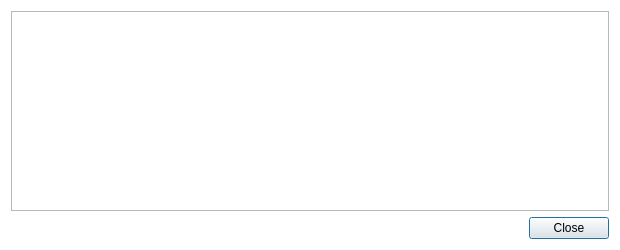
<?xml version="1.0" encoding="UTF-8"?>
<ui version="4.0">
 <class>TransactionDescDialog</class>
 <widget class="QDialog" name="TransactionDescDialog">
  <property name="geometry">
   <rect>
    <x>0</x>
    <y>0</y>
    <width>620</width>
    <height>250</height>
   </rect>
  </property>
  <property name="windowTitle">
   <string>Transaction details</string>
  </property>
  <property name="styleSheet">
   <string notr="true">QDialog { background: transparent; }</string>
  </property>
  <layout class="QVBoxLayout" name="verticalLayout">
   <item>
    <widget class="QTextEdit" name="detailText">
     <property name="toolTip">
      <string>This pane shows a detailed description of the transaction</string>
     </property>
     <property name="readOnly">
      <bool>true</bool>
     </property>
    </widget>
   </item>
   <item>
    <widget class="QDialogButtonBox" name="buttonBox">
     <property name="orientation">
      <enum>Qt::Horizontal</enum>
     </property>
     <property name="standardButtons">
      <set>QDialogButtonBox::Close</set>
     </property>
    </widget>
   </item>
  </layout>
 </widget>
 <resources/>
 <connections>
  <connection>
   <sender>buttonBox</sender>
   <signal>accepted()</signal>
   <receiver>TransactionDescDialog</receiver>
   <slot>accept()</slot>
   <hints>
    <hint type="sourcelabel">
     <x>248</x>
     <y>254</y>
    </hint>
    <hint type="destinationlabel">
     <x>157</x>
     <y>274</y>
    </hint>
   </hints>
  </connection>
  <connection>
   <sender>buttonBox</sender>
   <signal>rejected()</signal>
   <receiver>TransactionDescDialog</receiver>
   <slot>reject()</slot>
   <hints>
    <hint type="sourcelabel">
     <x>316</x>
     <y>260</y>
    </hint>
    <hint type="destinationlabel">
     <x>286</x>
     <y>274</y>
    </hint>
   </hints>
  </connection>
 </connections>
</ui>
